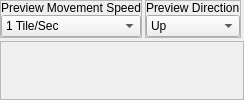
              <widget class="QWidget" name="widget_26" native="true">
               <layout class="QVBoxLayout" name="verticalLayout_25">
                <property name="spacing">
                 <number>3</number>
                </property>
                <property name="margin">
                 <number>0</number>
                </property>
                <item>
                 <widget class="QWidget" name="widget_29" native="true">
                  <property name="sizePolicy">
                   <sizepolicy hsizetype="Preferred" vsizetype="Fixed">
                    <horstretch>0</horstretch>
                    <verstretch>0</verstretch>
                   </sizepolicy>
                  </property>
                  <layout class="QHBoxLayout" name="horizontalLayout_22">
                   <property name="spacing">
                    <number>3</number>
                   </property>
                   <property name="margin">
                    <number>0</number>
                   </property>
                   <item>
                    <widget class="QFrame" name="frame">
                     <property name="frameShape">
                      <enum>QFrame::StyledPanel</enum>
                     </property>
                     <property name="frameShadow">
                      <enum>QFrame::Raised</enum>
                     </property>
                     <layout class="QVBoxLayout" name="verticalLayout_26">
                      <property name="spacing">
                       <number>0</number>
                      </property>
                      <property name="margin">
                       <number>0</number>
                      </property>
                      <item>
                       <widget class="QLabel" name="label_7">
                        <property name="sizePolicy">
                         <sizepolicy hsizetype="Preferred" vsizetype="Fixed">
                          <horstretch>0</horstretch>
                          <verstretch>0</verstretch>
                         </sizepolicy>
                        </property>
                        <property name="text">
                         <string>Preview Movement Speed</string>
                        </property>
                        <property name="alignment">
                         <set>Qt::AlignCenter</set>
                        </property>
                       </widget>
                      </item>
                      <item>
                       <widget class="QWidget" name="widget_41" native="true">
                        <layout class="QHBoxLayout" name="horizontalLayout_23">
                         <property name="spacing">
                          <number>0</number>
                         </property>
                         <property name="margin">
                          <number>0</number>
                         </property>
                         <item>
                          <widget class="QComboBox" name="mapSprite_cboxPreviewMovementSpeed">
                           <property name="currentIndex">
                            <number>3</number>
                           </property>
                           <item>
                            <property name="text">
                             <string>1/8 Tiles/Sec</string>
                            </property>
                           </item>
                           <item>
                            <property name="text">
                             <string>1/4 Tiles/Sec</string>
                            </property>
                           </item>
                           <item>
                            <property name="text">
                             <string>1/2 Tiles/Sec</string>
                            </property>
                           </item>
                           <item>
                            <property name="text">
                             <string>1 Tile/Sec</string>
                            </property>
                           </item>
                           <item>
                            <property name="text">
                             <string>2 Tiles/Sec</string>
                            </property>
                           </item>
                           <item>
                            <property name="text">
                             <string>4 Tiles/Sec</string>
                            </property>
                           </item>
                           <item>
                            <property name="text">
                             <string>8 Tiles/Sec</string>
                            </property>
                           </item>
                          </widget>
                         </item>
                        </layout>
                       </widget>
                      </item>
                     </layout>
                    </widget>
                   </item>
                   <item>
                    <widget class="QFrame" name="frame_9">
                     <property name="frameShape">
                      <enum>QFrame::StyledPanel</enum>
                     </property>
                     <property name="frameShadow">
                      <enum>QFrame::Raised</enum>
                     </property>
                     <layout class="QVBoxLayout" name="verticalLayout_27">
                      <property name="spacing">
                       <number>0</number>
                      </property>
                      <property name="margin">
                       <number>0</number>
                      </property>
                      <item>
                       <widget class="QLabel" name="label_9">
                        <property name="sizePolicy">
                         <sizepolicy hsizetype="Preferred" vsizetype="Fixed">
                          <horstretch>0</horstretch>
                          <verstretch>0</verstretch>
                         </sizepolicy>
                        </property>
                        <property name="text">
                         <string>Preview Direction</string>
                        </property>
                       </widget>
                      </item>
                      <item>
                       <widget class="QWidget" name="widget_42" native="true">
                        <layout class="QHBoxLayout" name="horizontalLayout_24">
                         <property name="spacing">
                          <number>0</number>
                         </property>
                         <property name="margin">
                          <number>0</number>
                         </property>
                         <item>
                          <widget class="QComboBox" name="mapSprite_cboxPreviewDirection">
                           <item>
                            <property name="text">
                             <string>Up</string>
                            </property>
                           </item>
                           <item>
                            <property name="text">
                             <string>Right</string>
                            </property>
                           </item>
                           <item>
                            <property name="text">
                             <string>Down</string>
                            </property>
                           </item>
                           <item>
                            <property name="text">
                             <string>Left</string>
                            </property>
                           </item>
                          </widget>
                         </item>
                        </layout>
                       </widget>
                      </item>
                     </layout>
                    </widget>
                   </item>
                   <item>
                    <widget class="QFrame" name="frame_7">
                     <property name="frameShape">
                      <enum>QFrame::StyledPanel</enum>
                     </property>
                     <property name="frameShadow">
                      <enum>QFrame::Raised</enum>
                     </property>
                    </widget>
                   </item>
                  </layout>
                 </widget>
                </item>
                <item>
                 <widget class="QFrame" name="frame_17">
                  <property name="frameShape">
                   <enum>QFrame::StyledPanel</enum>
                  </property>
                  <property name="frameShadow">
                   <enum>QFrame::Raised</enum>
                  </property>
                 </widget>
                </item>
               </layout>
              </widget>
